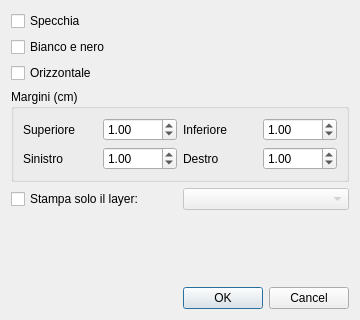
<?xml version="1.0" encoding="UTF-8"?>
<ui version="4.0">
 <class>DialogPrintOptions</class>
 <widget class="QDialog" name="DialogPrintOptions">
  <property name="geometry">
   <rect>
    <x>0</x>
    <y>0</y>
    <width>360</width>
    <height>320</height>
   </rect>
  </property>
  <property name="windowTitle">
   <string>Opzioni di stampa</string>
  </property>
  <property name="modal">
   <bool>true</bool>
  </property>
  <layout class="QVBoxLayout" name="verticalLayout">
   <item>
    <widget class="QCheckBox" name="chkMirror">
     <property name="text">
      <string>Specchia</string>
     </property>
    </widget>
   </item>
   <item>
    <widget class="QCheckBox" name="chkBlackWhite">
     <property name="text">
      <string>Bianco e nero</string>
     </property>
    </widget>
   </item>
   <item>
    <widget class="QCheckBox" name="chkLandscape">
     <property name="text">
      <string>Orizzontale</string>
     </property>
    </widget>
   </item>
   <item>
    <widget class="QGroupBox" name="groupMargins">
     <property name="title">
      <string>Margini (cm)</string>
     </property>
     <layout class="QGridLayout" name="gridMargins">
      <item row="0" column="0">
       <widget class="QLabel" name="lblMarginTop">
        <property name="text">
         <string>Superiore</string>
        </property>
       </widget>
      </item>
      <item row="0" column="1">
       <widget class="QDoubleSpinBox" name="spinMarginTop">
        <property name="maximum">
         <double>10.000000000000000</double>
        </property>
        <property name="singleStep">
         <double>0.100000000000000</double>
        </property>
        <property name="value">
         <double>1.000000000000000</double>
        </property>
       </widget>
      </item>
      <item row="0" column="2">
       <widget class="QLabel" name="lblMarginBottom">
        <property name="text">
         <string>Inferiore</string>
        </property>
       </widget>
      </item>
      <item row="0" column="3">
       <widget class="QDoubleSpinBox" name="spinMarginBottom">
        <property name="maximum">
         <double>10.000000000000000</double>
        </property>
        <property name="singleStep">
         <double>0.100000000000000</double>
        </property>
        <property name="value">
         <double>1.000000000000000</double>
        </property>
       </widget>
      </item>
      <item row="1" column="0">
       <widget class="QLabel" name="lblMarginLeft">
        <property name="text">
         <string>Sinistro</string>
        </property>
       </widget>
      </item>
      <item row="1" column="1">
       <widget class="QDoubleSpinBox" name="spinMarginLeft">
        <property name="maximum">
         <double>10.000000000000000</double>
        </property>
        <property name="singleStep">
         <double>0.100000000000000</double>
        </property>
        <property name="value">
         <double>1.000000000000000</double>
        </property>
       </widget>
      </item>
      <item row="1" column="2">
       <widget class="QLabel" name="lblMarginRight">
        <property name="text">
         <string>Destro</string>
        </property>
       </widget>
      </item>
      <item row="1" column="3">
       <widget class="QDoubleSpinBox" name="spinMarginRight">
        <property name="maximum">
         <double>10.000000000000000</double>
        </property>
        <property name="singleStep">
         <double>0.100000000000000</double>
        </property>
        <property name="value">
         <double>1.000000000000000</double>
        </property>
       </widget>
      </item>
     </layout>
    </widget>
   </item>
   <item>
    <layout class="QHBoxLayout" name="layoutOneLayer">
     <item>
      <widget class="QCheckBox" name="chkOneLayer">
       <property name="text">
        <string>Stampa solo il layer:</string>
       </property>
      </widget>
     </item>
     <item>
      <widget class="LayerComboBox" name="cbPrintLayer">
       <property name="enabled">
        <bool>false</bool>
       </property>
      </widget>
     </item>
    </layout>
   </item>
   <item>
    <spacer name="verticalSpacer">
     <property name="orientation">
      <enum>Qt::Vertical</enum>
     </property>
     <property name="sizeHint" stdset="0">
      <size>
       <width>20</width>
       <height>10</height>
      </size>
     </property>
    </spacer>
   </item>
   <item>
    <widget class="QDialogButtonBox" name="buttonBox">
     <property name="orientation">
      <enum>Qt::Horizontal</enum>
     </property>
     <property name="standardButtons">
      <set>QDialogButtonBox::Cancel|QDialogButtonBox::Ok</set>
     </property>
    </widget>
   </item>
  </layout>
 </widget>
 <customwidgets>
  <customwidget>
   <class>LayerComboBox</class>
   <extends>QComboBox</extends>
   <header>LayerComboBox.h</header>
  </customwidget>
 </customwidgets>
 <resources/>
 <connections>
  <connection>
   <sender>buttonBox</sender>
   <signal>accepted()</signal>
   <receiver>DialogPrintOptions</receiver>
   <slot>accept()</slot>
  </connection>
  <connection>
   <sender>buttonBox</sender>
   <signal>rejected()</signal>
   <receiver>DialogPrintOptions</receiver>
   <slot>reject()</slot>
  </connection>
  <connection>
   <sender>chkOneLayer</sender>
   <signal>toggled(bool)</signal>
   <receiver>cbPrintLayer</receiver>
   <slot>setEnabled(bool)</slot>
  </connection>
 </connections>
</ui>
